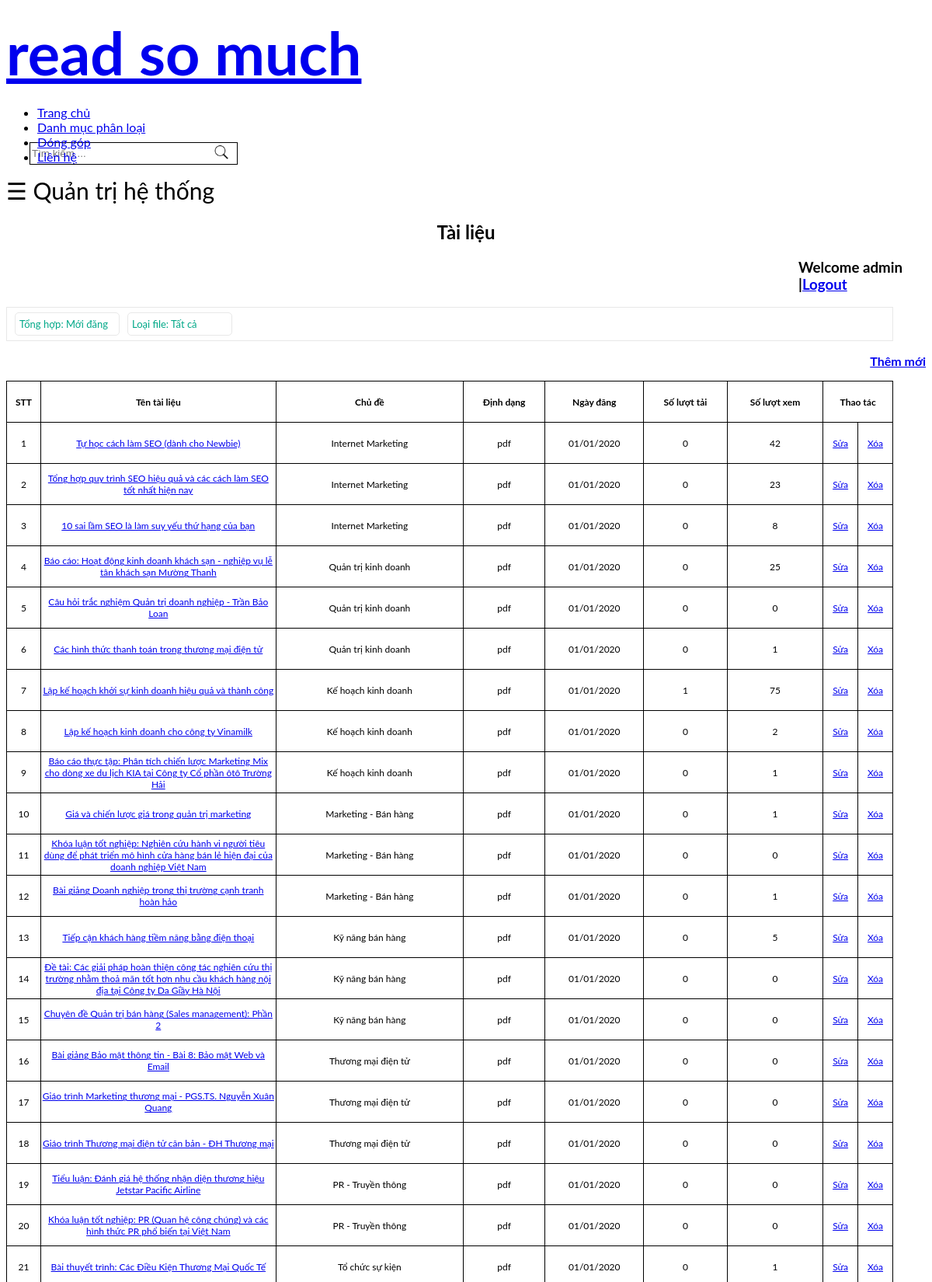
The app's page /quan_tri_tai_lieu.php?t=ngay_dang (upper part) with its own data.
### tables this page shows
CREATE TABLE `tai_lieu` (
  `id_tai_lieu` int(11) NOT NULL,
  `tieu_de` varchar(200) NOT NULL,
  `id_chu_de` int(11) NOT NULL,
  `ma_dinh_dang` varchar(10) NOT NULL DEFAULT 'pdf',
  `mo_ta` varchar(500) NOT NULL DEFAULT 'Không có mô tả',
  `file` varchar(500) NOT NULL,
  `id_nguoi_dung` int(11) NOT NULL DEFAULT '1',
  `so_luot_tai` int(11) NOT NULL DEFAULT '0',
  `so_luot_xem` int(11) NOT NULL DEFAULT '0',
  `nguoi_chia_se` varchar(100) NOT NULL DEFAULT 'Anonymous',
  `ngay_dang` date NOT NULL DEFAULT '2020-01-01',
  `so_trang` int(11) NOT NULL,
  `anh_tai_lieu` text
);

CREATE TABLE `chu_de` (
  `id_chu_de` int(11) NOT NULL,
  `ten_chu_de` varchar(100) NOT NULL,
  `id_loai_tai_lieu` int(11) NOT NULL,
  `mo_ta` varchar(1000) NOT NULL
);

### quan_tri_tai_lieu.php (the view, shortened to what this page needs)
<!DOCTYPE HTML>
<html>
<head>
</head>
<body class="onecolumn">
	<div id="wrapper">
		<?php
		$orderType = $_GET["t"];
		$orderFile = null;
		switch ($orderType) {
			case "ngay_dang":
				$typeName = "Mới đăng";
				break;
		}
		switch ($orderFile) {
			default:
				$fileName = "Tất cả";;
		}
		include("./header.php");; ?>
		<div id="page-wrapper" class="5grid-layout">
			<div class="row" id="content">
				<div class="12u">
					<span style="font-size:30px;cursor:pointer" onclick="openNav()">&#9776; Quản trị hệ thống</span>
					<h2 style="text-align: center;">Tài liệu</h2>
					<h3 style="margin-left: 1020px;">Welcome admin |<a href="index.php">Logout</a> </h3>
					<div class="module_funtion">
						<div class="doc_file_total">
							Tổng hợp: <?php echo $typeName; ?>
						</div>
						<div class="doc_file_total">
							Loại file: <?php echo $fileName; ?>
						</div>
					</div>
					<p style="text-align: right; font-weight: bold;"><a href="./quan_tri_tai_lieu_them.php">Thêm mới</a></p>
					<table>
						<tr>
							<td style="font-weight: bold; text-align: center;">STT</td>
							<td style="width: 300px; font-weight: bold; text-align: center;">Tên tài liệu</td>
							<td style="font-weight: bold; text-align: center;">Chủ đề</td>
							<td style="font-weight: bold; text-align: center;">Định dạng</td>
							<td style="font-weight: bold; text-align: center;">Ngày đăng</td>
							<td style="font-weight: bold; text-align: center;">Số lượt tải</td>
							<td style="font-weight: bold; text-align: center;">Số lượt xem</td>
							<td style="font-weight: bold; text-align: center;" colspan="2">Thao tác</td>
						</tr>
						<?php
						$ket_noi = mysqli_connect("remotemysql.com:3306", "MFjxl5C769", "4yl0CnAF1W", "MFjxl5C769");;
						if ($orderFile == null) {
							$sql = "
								SELECT tai_lieu.*,ten_chu_de
								FROM tai_lieu
								INNER JOIN chu_de
								ON chu_de.id_chu_de = tai_lieu.id_chu_de
								ORDER BY $orderType
								DESC
							";
						}
						$noi_dung = mysqli_query($ket_noi, $sql);
						$i = 0;
						while ($row = mysqli_fetch_array($noi_dung)) {
							$i++;; ?>
							<tr>
								<td><?= $i; ?></td>
								<td style="width: 300px"><a href="./chi_tiet.php?id=<?php echo $row["id_tai_lieu"]; ?>"><?php echo $row["tieu_de"]; ?></a></td>
								<td><?php echo $row["ten_chu_de"]; ?></td>
								<td><?php echo $row["ma_dinh_dang"]; ?></td>
								<td><?php echo date("d/m/Y",strtotime($row["ngay_dang"])); ?></td>
								<td><?php echo $row["so_luot_tai"]; ?></td>
								<td><?php echo $row["so_luot_xem"]; ?></td>
								<td><a href="./quan_tri_tai_lieu_sua.php?id=<?php echo $row["id_tai_lieu"]; ?>">Sửa</a></td>
								<td><a href="./quan_tri_tai_lieu_xoa.php?id=<?php echo $row["id_tai_lieu"]; ?>">Xóa</a></td>
							</tr>
						<?php
						}; ?>
					</table>
				</div>
			</div>
		</div>
		<?php
			include("footer.php");
		;?>
</body>
</html>

### quan_tri_tai_lieu.php (style rules this page uses)
table, td { border: 1px solid black; border-collapse: collapse; }
table { width: 1142px; }
td { height: 50px; vertical-align: middle; font-size: 12px; text-align: center; color: #000000; }
body { font-family: "Lato", sans-serif; }
.module_funtion { width: 1140px; height: 42px; background: #fff; border: 1px solid #e8e8e8; margin: 16px 0; position: relative; }
[class^=doc_file] { position: relative; height: 30px; width: 135px; min-width: 84px; border: 1px solid #e8e8e8; border-radius: 5px; font-size: 13px; color: #00a888; padding: 6px 0 5px 5px; box-sizing: border-box; margin: 6px 0 8px 10px; cursor: pointer; float: left; }

### records on screen
tai_lieu: tieu_de "Tự học cách làm SEO (dành cho Newbie)", id_chu_de.ten_chu_de "Internet Marketing", ma_dinh_dang "pdf", ngay_dang "01/01/2020", so_luot_tai "0", so_luot_xem "42"
tai_lieu: tieu_de "Tổng hợp quy trình SEO hiệu quả và các cách làm SEO tốt nhất hiện nay", id_chu_de.ten_chu_de "Internet Marketing", ma_dinh_dang "pdf", ngay_dang "01/01/2020", so_luot_tai "0", so_luot_xem "23"
tai_lieu: tieu_de "10 sai lầm SEO là làm suy yếu thứ hạng của bạn", id_chu_de.ten_chu_de "Internet Marketing", ma_dinh_dang "pdf", ngay_dang "01/01/2020", so_luot_tai "0", so_luot_xem "8"
tai_lieu: tieu_de "Báo cáo: Hoạt động kinh doanh khách sạn - nghiệp vụ lễ tân khách sạn Mường Thanh", id_chu_de.ten_chu_de "Quản trị kinh doanh", ma_dinh_dang "pdf", ngay_dang "01/01/2020", so_luot_tai "0", so_luot_xem "25"
tai_lieu: tieu_de "Câu hỏi trắc nghiệm Quản trị doanh nghiệp - Trần Bảo Loan", id_chu_de.ten_chu_de "Quản trị kinh doanh", ma_dinh_dang "pdf", ngay_dang "01/01/2020", so_luot_tai "0", so_luot_xem "0"
tai_lieu: tieu_de "Các hình thức thanh toán trong thương mại điện tử", id_chu_de.ten_chu_de "Quản trị kinh doanh", ma_dinh_dang "pdf", ngay_dang "01/01/2020", so_luot_tai "0", so_luot_xem "1"
tai_lieu: tieu_de "Lập kế hoạch khởi sự kinh doanh hiệu quả và thành công", id_chu_de.ten_chu_de "Kế hoạch kinh doanh", ma_dinh_dang "pdf", ngay_dang "01/01/2020", so_luot_tai "1", so_luot_xem "75"
tai_lieu: tieu_de "Lập kế hoạch kinh doanh cho công ty Vinamilk", id_chu_de.ten_chu_de "Kế hoạch kinh doanh", ma_dinh_dang "pdf", ngay_dang "01/01/2020", so_luot_tai "0", so_luot_xem "2"
tai_lieu: tieu_de "Báo cáo thực tập: Phân tích chiến lược Marketing Mix cho dòng xe du lịch KIA tại Công ty Cổ phần ôtô Trường Hải", id_chu_de.ten_chu_de "Kế hoạch kinh doanh", ma_dinh_dang "pdf", ngay_dang "01/01/2020", so_luot_tai "0", so_luot_xem "1"
tai_lieu: tieu_de "Giá và chiến lược giá trong quản trị marketing", id_chu_de.ten_chu_de "Marketing - Bán hàng", ma_dinh_dang "pdf", ngay_dang "01/01/2020", so_luot_tai "0", so_luot_xem "1"
tai_lieu: tieu_de "Khóa luận tốt nghiệp: Nghiên cứu hành vi người tiêu dùng để phát triển mô hình cửa hàng bán lẻ hiện đại của doanh nghiệp Việt Nam", id_chu_de.ten_chu_de "Marketing - Bán hàng", ma_dinh_dang "pdf", ngay_dang "01/01/2020", so_luot_tai "0", so_luot_xem "0"
tai_lieu: tieu_de "Bài giảng Doanh nghiệp trong thị trường cạnh tranh hoàn hảo", id_chu_de.ten_chu_de "Marketing - Bán hàng", ma_dinh_dang "pdf", ngay_dang "01/01/2020", so_luot_tai "0", so_luot_xem "1"
tai_lieu: tieu_de "Tiếp cận khách hàng tiềm năng bằng điện thoại", id_chu_de.ten_chu_de "Kỹ năng bán hàng", ma_dinh_dang "pdf", ngay_dang "01/01/2020", so_luot_tai "0", so_luot_xem "5"
tai_lieu: tieu_de "Đề tài: Các giải pháp hoàn thiện công tác nghiên cứu thị trường nhằm thoả mãn tốt hơn nhu cầu khách hàng nội địa tại Công ty Da Giầy Hà Nội", id_chu_de.ten_chu_de "Kỹ năng bán hàng", ma_dinh_dang "pdf", ngay_dang "01/01/2020", so_luot_tai "0", so_luot_xem "0"
tai_lieu: tieu_de "Chuyên đề Quản trị bán hàng (Sales management): Phần 2", id_chu_de.ten_chu_de "Kỹ năng bán hàng", ma_dinh_dang "pdf", ngay_dang "01/01/2020", so_luot_tai "0", so_luot_xem "0"
tai_lieu: tieu_de "Bài giảng Bảo mật thông tin - Bài 8: Bảo mật Web và Email", id_chu_de.ten_chu_de "Thương mại điện tử", ma_dinh_dang "pdf", ngay_dang "01/01/2020", so_luot_tai "0", so_luot_xem "0"
tai_lieu: tieu_de "Giáo trình Marketing thương mại - PGS.TS. Nguyễn Xuân Quang", id_chu_de.ten_chu_de "Thương mại điện tử", ma_dinh_dang "pdf", ngay_dang "01/01/2020", so_luot_tai "0", so_luot_xem "0"
tai_lieu: tieu_de "Giáo trình Thương mại điện tử căn bản - ĐH Thương mại", id_chu_de.ten_chu_de "Thương mại điện tử", ma_dinh_dang "pdf", ngay_dang "01/01/2020", so_luot_tai "0", so_luot_xem "0"
tai_lieu: tieu_de "Tiểu luận: Đánh giá hệ thống nhận diện thương hiệu Jetstar Pacific Airline", id_chu_de.ten_chu_de "PR - Truyền thông", ma_dinh_dang "pdf", ngay_dang "01/01/2020", so_luot_tai "0", so_luot_xem "0"
tai_lieu: tieu_de "Khóa luận tốt nghiệp: PR (Quan hệ công chúng) và các hình thức PR phổ biến tại Việt Nam", id_chu_de.ten_chu_de "PR - Truyền thông", ma_dinh_dang "pdf", ngay_dang "01/01/2020", so_luot_tai "0", so_luot_xem "0"
tai_lieu: tieu_de "Bài thuyết trình: Các Điều Kiện Thương Mại Quốc Tế", id_chu_de.ten_chu_de "Tổ chức sự kiện", ma_dinh_dang "pdf", ngay_dang "01/01/2020", so_luot_tai "0", so_luot_xem "1"

### other values on screen
$typeName "Mới đăng"
$fileName "Tất cả"
